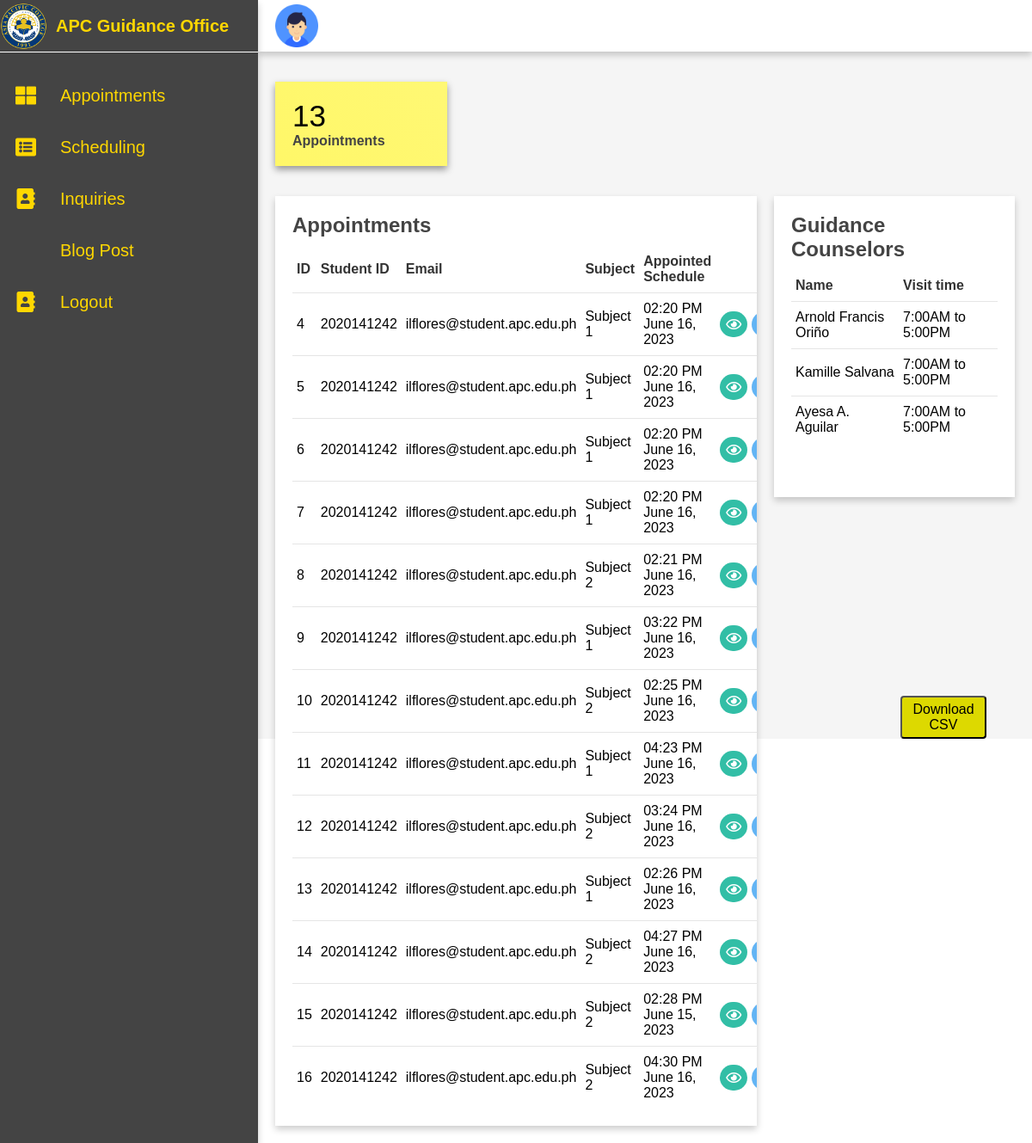
/guidance.php (signed in), run on an earlier commit of the app's database.
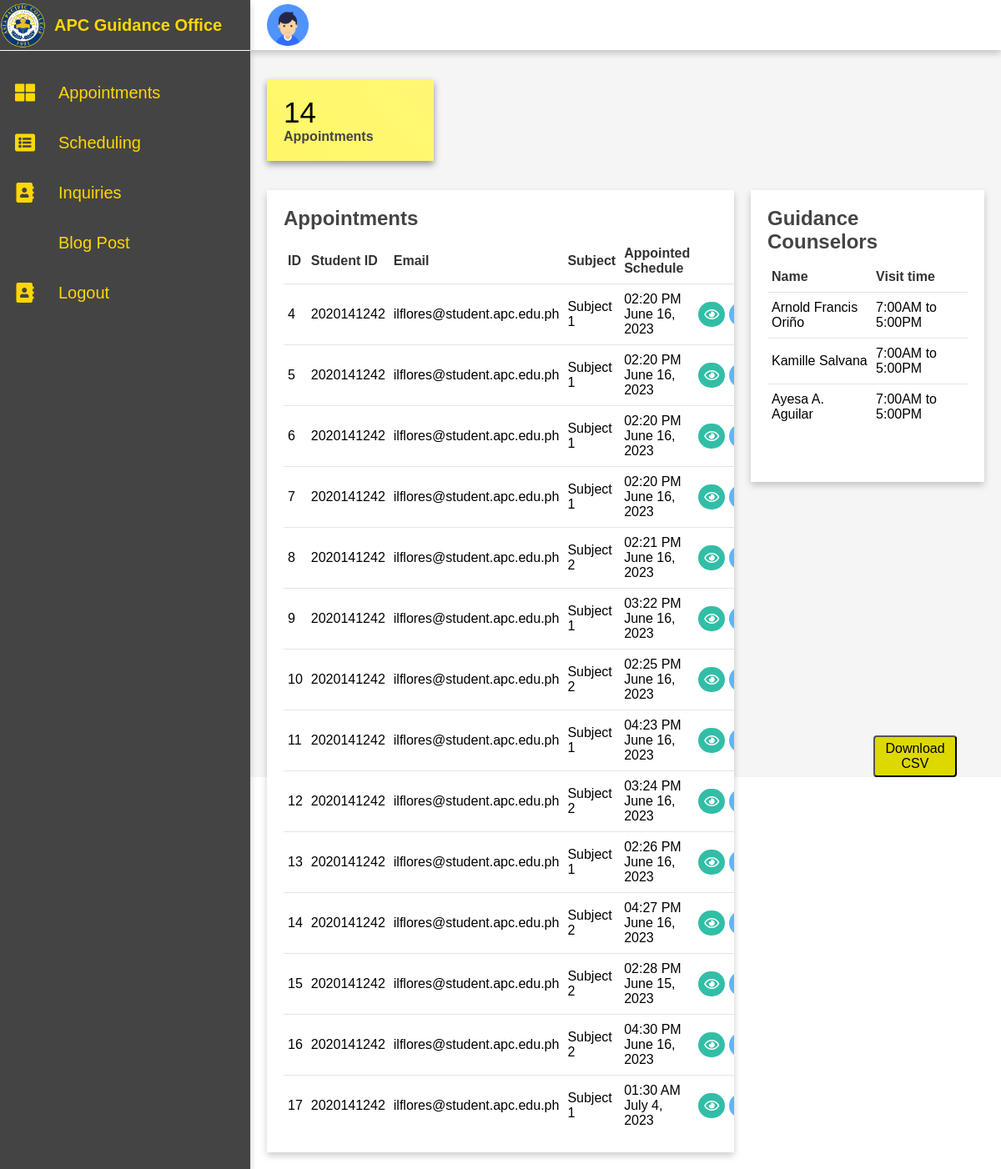
And on a later commit of the database.
### tables this page shows
CREATE TABLE `appoint` (
  `id` int(11) NOT NULL,
  `aid` int(11) NOT NULL,
  `aname` text NOT NULL,
  `aemail` text NOT NULL,
  `sbj` text NOT NULL,
  `prem` varchar(255) NOT NULL,
  `tm` time NOT NULL,
  `dt` date NOT NULL
);

### guidance.php (the view, shortened to what this page needs)
<?php
require 'connect.php';
$sql="SELECT * FROM appoint";
$result = mysqli_query($con,$sql);
$result1 = mysqli_query($con,$sql);
$i = 0;
?>
<!DOCTYPE html>
<html lang="en">
<head>
    <link rel="stylesheet" href="css_files/guidance.css">
    <link rel="stylesheet" href="https://pro.fontawesome.com/releases/v5.10.0/css/all.css" />
</head>
<body>
   <?php require "components/navg.php";?>
        <div class="main">
        <?php require "components/topbarguidance.php";?>
            <div class="cards">
                <div class="card">
                    <div class="card-content">
                       <?php while($row = mysqli_fetch_array($result1)) { $i++;} ?>
                        <div class="number" style="color:black;"><?=$i?></div>
                        <?php if ($i == 1) { ?>
                        <div class="card-name">Appointment</div>
                       <?php } elseif ($i >= 2) { ?>
                        <div class="card-name">Appointments</div>
                       <?php } else { ?>
                        <div class="card-name">Appointment</div>
                       <?php } ?>
                    </div>
                    <div class="icon-box">
                        <i class="fa-solid fa-clock"></i>
                    </div>
                </div>
            </div>
            <div class="tables">
                <div class="last-appointments">
                    <div class="heading">
                    <?php if ($i == 1) { ?>
                        <h2>Appointment</h2>
                       <?php } elseif ($i >= 2) { ?>
                        <h2>Appointments</h2>
                       <?php } else { ?>
                        <h2>Appointment</h2>
                       <?php } ?>
                    </div>
                    <table class="appointments">
                        <thead>
                            <td>ID</td>
                            <td>Student ID</td>
                            <td>Email</td>
                            <td>Subject</td>
                            <td>Appointed Schedule</td>
                        </thead>
                        <tbody>
<?php
while($asrow = mysqli_fetch_array($result)) {
    $time = strtotime($asrow['tm']);
    $newtime = date('h:i A', $time);
    $dto = strtotime($asrow['dt']);
    $newdto = date('F j, Y', $dto);
  ?>
        <tr>
                                <td><?=$asrow['id']?></td>
                                <td><?=$asrow['aid']?></td>
                                <td> <?=$asrow['aemail']?></td>
                                <td> <?=$asrow['sbj']?></td>
                                <td> <?=$newtime."<br>". $newdto?></td>
                                <td>
                                <a  class = "links" href="components/guidanceview.php?id=<?=$asrow['id'];?>"><i class="far fa-eye"></i></a>
                                <a  class = "links" href="components/guidanceedit.php?id=<?=$asrow['id'];?>"><i class="far fa-edit"></i></a>
                                </td>
                            </tr>
<?php }
?>
                        </tbody>
                    </table>
                </div>
                <div class="doctor-visiting">
                    <div class="heading">
                        <h2>Guidance Counselors</h2>
                    </div>
                    <table class="visiting">
                        <thead>
                            <td>Name</td>
                            <td>Visit time</td>
                        </thead>
                        <tbody>
                            <tr>
                                <td>Arnold Francis Oriño</td>
                                <td>7:00AM to 5:00PM</td>
                            </tr>
                            <tr>
                                <td>Kamille Salvana</td>
                                <td>7:00AM to 5:00PM</td>
                            </tr>
                            <tr>
                                <td>Ayesa A. Aguilar</td>
                                <td>7:00AM to 5:00PM</td>
                            </tr>
                        </tbody>
                    </table>
                </div>
            </div>
            <div class="appointBtn">
                <a href="components/acsv.php"><button class="a-button">Download CSV</button></a>
            </div>
        </div>
    </div>
</body>
</html>

### components/navg.php (shortened to what this page needs)
<div class="container">
        <div class="sidebar">
            <ul>
                <li>
                    <a href="#">
                        <img src="images/apclogo.png" class="apclogo">
                        <div class="title" style="color:#FFD700;">APC Guidance Office </div>
                    </a>
                </li>
                <li>
                    <a href="guidance.php">
                        <i class="fas fa-th-large"></i>
                        <div class="title" style="color:#FFD700;">Appointments</div>
                    </a>
                </li>
                <li>
                    <a href="guidanceAppoint.php">
                    <i class="fa fa-list-alt "></i>
                        <div class="title" style="color:#FFD700;">Scheduling</div>
                    </a>
                </li>
                <li>
                    <a href="guidanceInq.php">
                        <i class="fa fa-address-book"></i>
                        <div class="title" style="color:#FFD700;">Inquiries</div>
                    </a>
                </li>
                <li>
                    <a href="guidanceBlog.php">
                        <div class="title" style="color:#FFD700;">Blog Post</div>
                    </a>
                </li>
                <li>
                    <a href="logout.php">
                        <i class="fa fa-address-book"></i>
                        <div class="title" style="color:#FFD700;">Logout</div>
                    </a>
                </li>
            </ul>
        </div>

### components/topbarguidance.php
<div class="top-bar">
                <div class="user">
                    <img id="ush" name="ush" src="images/doctor1.png" alt="" class="pfp">
                </div>
            </div>

### css_files/guidance.css (style rules this page uses)
* { padding: 0; box-sizing: border-box; font-family: 'Poppins', sans-serif; }
body { overflow-x: hidden; }
.container { position: relative; width: 100%; }
.sidebar { position: fixed; width: 300px; height: 100%; background: #444; overflow-x: hidden; box-shadow: 0 4px 8px 0 rgba(0, 0, 0, 0.2); z-index: 2; }
.sidebar ul li { width: 100%; list-style: none; }
.sidebar ul li:first-child { line-height: 60px; margin-bottom: 20px; font-weight: 600; border-bottom: 1px solid #fff; }
.sidebar ul li a { width: 100%; text-decoration: none; color: #fff; height: 60px; display: flex; align-items: center; }
.sidebar ul li a i { min-width: 60px; font-size: 24px; text-align: center; }
.sidebar .title { padding: 0 10px; font-size: 20px; }
.main { position: absolute; width: calc(100% - 300px); min-height: 100vh; left: 300px; background: #f5f5f5; }
.top-bar { position: fixed; height: 60px; width: calc(100% - 300px); background: #fff; display: grid; grid-template-columns: 10fr 0.4fr 1fr; grid-gap: 5px; align-items: center; color: #444; padding: 0 20px; box-shadow: 0 4px 8px 0 rgba(0, 0, 0, 0.2); z-index: 1; }
.user { position: relative; width: 50px; height: 50px; margin-right: 10px; }
#ush { position: absolute; width: 100%; height: 100%; top: 0; left: 0; object-fit: cover; }
.pfp { margin-right: 10px; }
.cards { margin-top: 60px; width: 100%; padding: 35px 20px; display: grid; grid-template-columns: repeat(4, 1fr); grid-gap: 20px; }
.cards .card { background: linear-gradient(45deg, #fff768, #fff874); padding: 20px; display: flex; align-items: center; justify-content: space-between; box-shadow: 0 4px 8px 0 rgba(0, 0, 0, 0.4); }
.number { font-size: 35px; font-weight: 500; color: #fff; }
.card-name { color: #444; font-weight: 600; }
.icon-box i { font-size: 45px; color: #444; }
.tables { width: 100%; display: grid; grid-template-columns: 2fr 1fr; grid-gap: 20px; align-items: self-start; padding: 0 20px 20px 20px; }
.last-appointments, .doctor-visiting { min-height: 350px; background: #fff; padding: 20px; box-shadow: 0 4px 8px 0 rgba(0, 0, 0, 0.2); }
.heading { display: flex; align-items: center; justify-content: space-between; color: #444; }
table { margin-top: 10px; width: 100%; border-collapse: collapse; }
thead td { font-weight: 600; color: #333; }
table tr { border-bottom: 1px solid rgba(0, 0, 0, 0.1); }
table tbody tr:last-child { border-bottom: none; }
td { padding: 9px 5px; }
td i { padding: 7px; color: #fff; border-radius: 50px; }
.last-appointments table tbody td:last-child { white-space: nowrap; }
.fa-solid, .fa-pencil, .fa-th-large, .fa-clinic-medical, .fa-user-md, .fa-calendar-users, .fa-address-book, .fa-list-alt, .fa-clock { color: #FFD700; }
.fa-eye { background: #32bea6; }
.fa-edit { background: #63b4f4; }
.apclogo { height: 55px; width: 55px; }
* { margin: 0; padding: 0; }
.a-button, .i-button { background-color: #ddd900; color: black; text-align: center; font-size: 16px; cursor: pointer; border-radius: 4px; height: 50px; width: 100px; }
.a-button { margin-top: 0px; margin-left: 737px; }
.appointBtn, .inqBtn { margin-left: 10px; }
.appointBtn { margin-top: -520px; margin-left: 10px; }
.last-appointments { overflow-y: auto; }

What changed in the data, as far as the page shows it:
added appoint: id "17", aid "2020141242", aemail "ilflores@student.apc.edu.ph", sbj "Subject 1", tm "01:30 AM", dt "July 4, 2023"
Also different on the page:
$i: "13" → "14"
